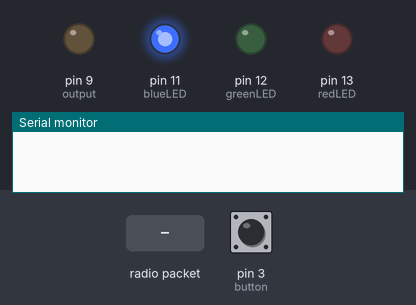
Simulated run of this sketch. Board: Arduino Uno, built with avr-gcc and run on an emulated ATmega328P. Parts: output pins drawn as LEDs (lit = HIGH), the last lines printed to the serial monitor. Dashed ring = blinking. Inputs (shaded band) come from the test bench; at power-on: pin 3 (button) LOW. No radio packets arrive unless stated.

Above: at 1.2 s.
1.3 s: radio packet "a" arrives
At 1.8 s:
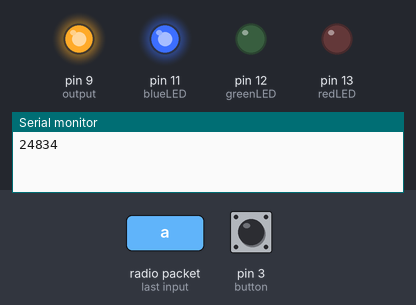
2.8 s: pin 3 (button) pulled HIGH for 1 s
At 3.0 s:
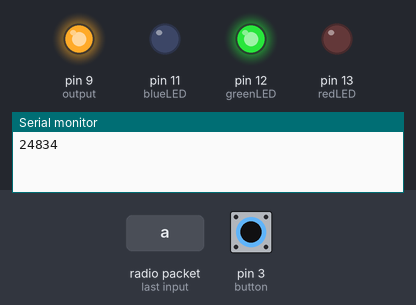
8.3 s: pin 3 (button) pulled HIGH for 0.15 s
At 9.5 s:
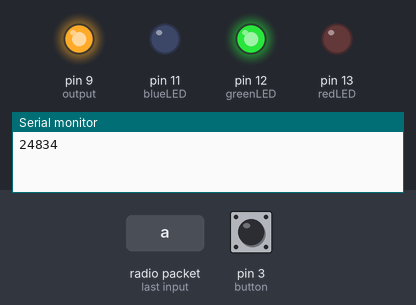
9.9 s: pin 3 (button) pulled HIGH for 3.2 s
At 10.1 s:
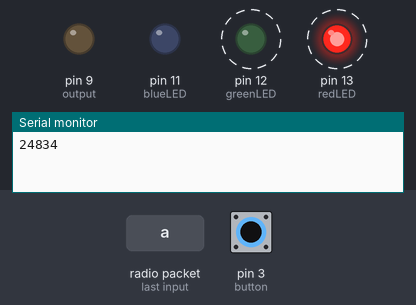
Timing chart, 0 to 22.8 s (numbered marks = the images above; inputs shaded):
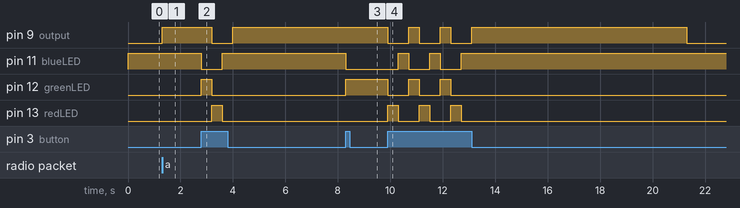

The sketch:

receiver_final.ino
```cpp
#include<VirtualWire.h>
#include<SoftwareSerial.h>
SoftwareSerial BT(4,5);
int button=3,blueLED=11,greenLED=12,redLED=13,output=9,t1=0,t2=0,distance=0,thresh=20,i,j;
String message;
char state='a',a[25];
byte hb,lb;
void setup()
{
  Serial.begin(9600);
  BT.begin(9600);

  vw_set_rx_pin(2);
  vw_setup(2000);   // Bits per sec
  vw_rx_start();       // Start the receiver PLL running
  pinMode(button,INPUT);
  pinMode(blueLED,OUTPUT);
  pinMode(greenLED,OUTPUT);
  pinMode(redLED,OUTPUT);
  pinMode(output,OUTPUT);
  digitalWrite(blueLED,HIGH);
}

void loop()
{
  t1=millis();
  pollbutton();
  getBTmessage();
  if(state=='a')
  {
    getmessage();
    checkheartbeat();
    setthreshold(thresh,distance);
  }
}

void pollbutton()
{
  if(digitalRead(button)==HIGH)
  {
    swap();
    delay(400);
  }
}
void swap()
{
  digitalWrite(blueLED,LOW);
  digitalWrite(greenLED,LOW);
  digitalWrite(redLED,LOW);
  if(state=='a')
  {
    state='O';
    digitalWrite(greenLED,HIGH);//glow green LED
    digitalWrite(output,HIGH);
  }
  else if(state=='O')
  {
    state='o';
    digitalWrite(redLED,HIGH);//glow red LED
    digitalWrite(output,LOW);
  }
  else if(state=='o')
  {
    state='a';
    digitalWrite(blueLED,HIGH);//glow blue LED
  }
}
void getmessage()
{
  uint8_t buf[VW_MAX_MESSAGE_LEN];
  uint8_t buflen = VW_MAX_MESSAGE_LEN;
  if (vw_get_message(buf, &buflen))
      {
        digitalWrite(13, HIGH);
        hb=(byte)buf[0];
        lb=(byte)buf[1];
        distance=(hb<<8)|lb;
        Serial.println(distance);
        digitalWrite(13, LOW);
        t2=t1;
      }
}
void getBTmessage()
{
   if(BT.available())
   {
    message="<";
    while(BT.available())
    {
      message=message+((char)BT.read());
    }
    message[(message.length())-2]='>';
    i=message.indexOf('<');
    j=message.indexOf('>');
    Serial.print(message);
    processmessage();
   }
}
void processmessage()
{
  if(message=="<dist>\n")
  {
    BT.println(distance);
  }
  else if(message=="<on>\n")
  {
    state='a';
    swap();
  }
  else if(message=="<off>\n")
  {
    state='O';
    swap();
  }
  else if(message=="<auto>\n")
  {
    state='o';
    swap();
  }
  else
  {
    BT.println("Invalid");
  }
}
void checkheartbeat()
{
  if((t1-t2)>20000)
  {
    distance=0;
    digitalWrite(output,LOW);
  }
}
void setthreshold(int t,int d)
{
  if(d>t)
    digitalWrite(output,HIGH);
  else
    digitalWrite(output,LOW);
}
```

Measured:
- after the input at 1.3 s, pin 9 (output): LOW → HIGH at once
- after the input at 2.8 s, pin 9 (output): HIGH → LOW after 0.40 s, → HIGH 0.80 s later; pin 11 (blueLED): HIGH → LOW at once, → HIGH 0.80 s later; pin 12 (greenLED): LOW → HIGH at once, → LOW 0.40 s later; pin 13 (redLED): LOW → HIGH after 0.40 s, → LOW 0.40 s later
- after the input at 8.3 s, pin 11 (blueLED): HIGH → LOW at once; pin 12 (greenLED): LOW → HIGH at once
- after the input at 9.9 s, pin 9 (output): HIGH → LOW at once, then repeats every 1.2 s: HIGH 0.40 s, LOW 0.80 s; pin 11 (blueLED): alternates HIGH for 0.40 s and LOW for 0.80 s, 5 changes in all, then stays HIGH, starting after 0.40 s
